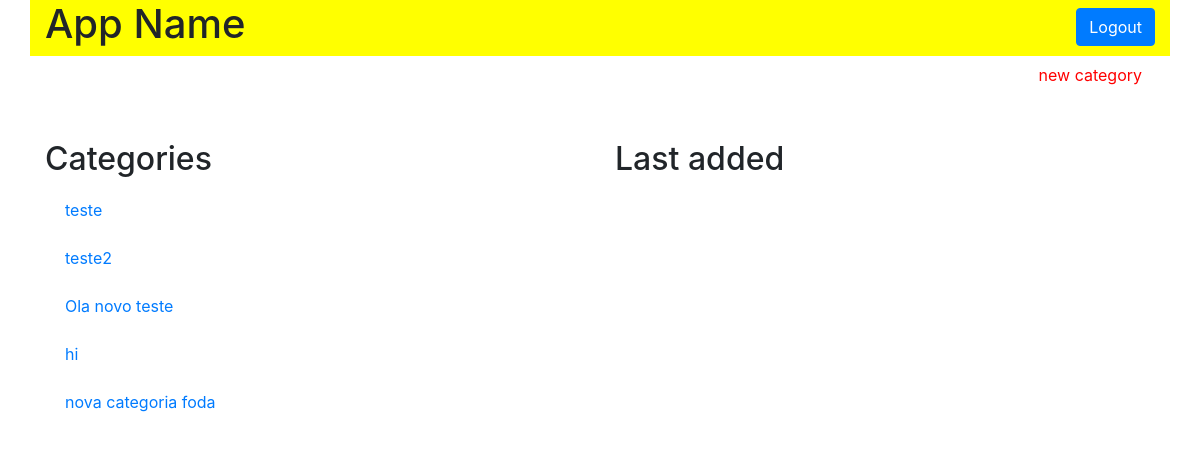
Page /category on the earlier database version.
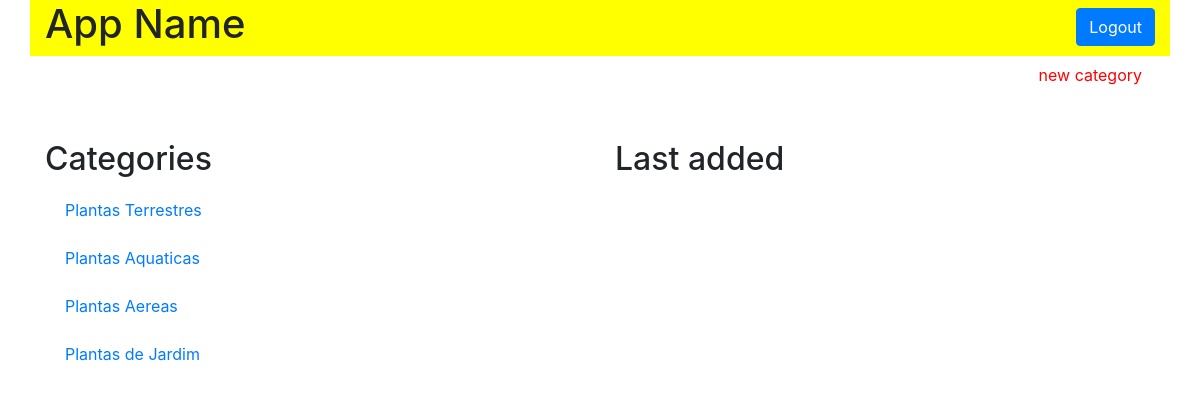
Same page on the later database version.
### models.py (models this page shows, shortened)
class Category(Base):
    __tablename__ = 'category'
    id = Column(Integer, primary_key=True)
    name = Column(String(50), nullable=False)

### application.py (the view)
@app.route('/category')
def catalogFunction():
    category = session.query(Category)
    if category == 0:
        flash("You have no categories yet!")
        return render_template('catalog.html', plantas=category)
    else:
        return render_template('catalog.html', plantas=category)

### templates/catalog.html (shortened to what this page needs)
<!DOCTYPE html>
<html lang="pt-br">
<head>
  <link rel="stylesheet" href="https://stackpath.bootstrapcdn.com/bootstrap/4.3.1/css/bootstrap.min.css">
  <link rel="stylesheet" href="{{ url_for('static', filename='styles.css') }}" />
</head>
<body>
  <div class="container">
    <header id="top-header" class="row">
      <div class="col-md-6">
        <h1>App Name</h1>
      </div>
      <div class="col-md-6">
        <button type="button"  id="log-in-out-button" class="btn btn-primary">Logout</button>
      </div>
    </header>
    <section class="row">
      <div class="col-md-12">
        <a href="{{ url_for('newCategoryFunction')}}">
          <button id="new-item-button" class="btn btn-default link-color">
            new category
          </button>
        </a>
    </section>
    <section class="row">
      <div id="item-description" class="col-md-6">
        <h2>Categories</h2>
        {% for i in plantas %}
          <div class="list-group">
            <a href="{{ url_for('categoryFunction', category_id=i.id)}}" class="list-group-item">{{ i.name }}</a>
          </div>
        {% endfor %}
      </div>
      <div id="item-description" class="col-md-6">
        <h2>Last added</h2>
      </div>
    </section>
  </div>
</body>
</html>

### static/styles.css (style rules this page uses)
#top-header { background-color: yellow; }
#log-in-out-button { float: right; margin-top: 1.5%; }
#new-item-button { float: right; }
.list-group-item { border: 0px; }
#item-description { margin-top: 4%; }
.link-color { color: red; }

Differences in the rows shown:
removed Category: name "teste"
removed Category: name "teste2"
removed Category: name "Ola novo teste"
removed Category: name "hi"
removed Category: name "nova categoria foda"
added Category: name "Plantas Terrestres"
added Category: name "Plantas Aquaticas"
added Category: name "Plantas Aereas"
added Category: name "Plantas de Jardim"
